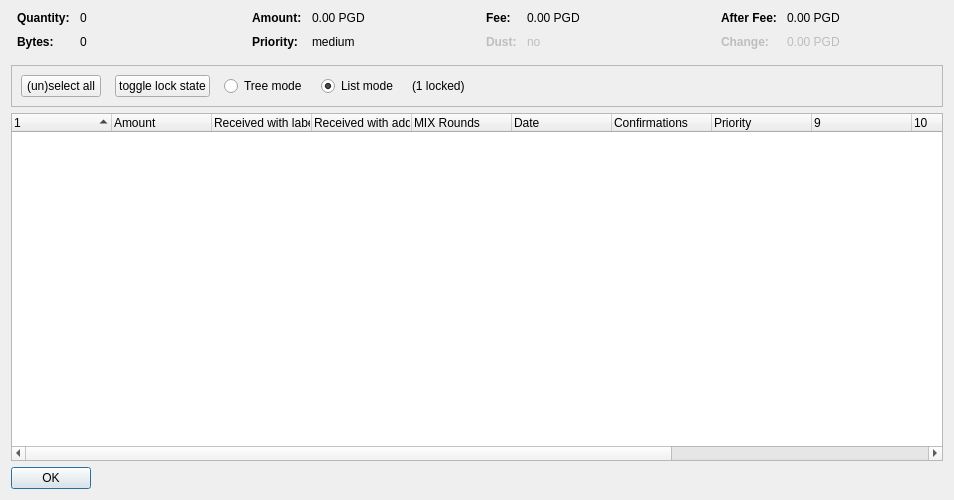
<?xml version="1.0" encoding="UTF-8"?>
<ui version="4.0">
 <class>CoinControlDialog</class>
 <widget class="QDialog" name="CoinControlDialog">
  <property name="geometry">
   <rect>
    <x>0</x>
    <y>0</y>
    <width>954</width>
    <height>500</height>
   </rect>
  </property>
  <property name="windowTitle">
   <string>Coin Selection</string>
  </property>
  <layout class="QVBoxLayout" name="verticalLayout">
   <item>
    <layout class="QHBoxLayout" name="horizontalLayoutTop" stretch="0,0,0,0">
     <property name="topMargin">
      <number>0</number>
     </property>
     <property name="bottomMargin">
      <number>10</number>
     </property>
     <item>
      <layout class="QFormLayout" name="formLayoutCoinControl1">
       <property name="horizontalSpacing">
        <number>10</number>
       </property>
       <property name="verticalSpacing">
        <number>10</number>
       </property>
       <property name="leftMargin">
        <number>6</number>
       </property>
       <property name="rightMargin">
        <number>6</number>
       </property>
       <item row="0" column="0">
        <widget class="QLabel" name="labelCoinControlQuantityText">
         <property name="font">
          <font>
           <weight>75</weight>
           <bold>true</bold>
          </font>
         </property>
         <property name="text">
          <string>Quantity:</string>
         </property>
        </widget>
       </item>
       <item row="0" column="1">
        <widget class="QLabel" name="labelCoinControlQuantity">
         <property name="cursor">
          <cursorShape>IBeamCursor</cursorShape>
         </property>
         <property name="contextMenuPolicy">
          <enum>Qt::ActionsContextMenu</enum>
         </property>
         <property name="text">
          <string notr="true">0</string>
         </property>
         <property name="textInteractionFlags">
          <set>Qt::LinksAccessibleByMouse|Qt::TextSelectableByKeyboard|Qt::TextSelectableByMouse</set>
         </property>
        </widget>
       </item>
       <item row="1" column="0">
        <widget class="QLabel" name="labelCoinControlBytesText">
         <property name="font">
          <font>
           <weight>75</weight>
           <bold>true</bold>
          </font>
         </property>
         <property name="text">
          <string>Bytes:</string>
         </property>
        </widget>
       </item>
       <item row="1" column="1">
        <widget class="QLabel" name="labelCoinControlBytes">
         <property name="cursor">
          <cursorShape>IBeamCursor</cursorShape>
         </property>
         <property name="contextMenuPolicy">
          <enum>Qt::ActionsContextMenu</enum>
         </property>
         <property name="text">
          <string notr="true">0</string>
         </property>
         <property name="textInteractionFlags">
          <set>Qt::LinksAccessibleByMouse|Qt::TextSelectableByKeyboard|Qt::TextSelectableByMouse</set>
         </property>
        </widget>
       </item>
      </layout>
     </item>
     <item>
      <layout class="QFormLayout" name="formLayoutCoinControl2">
       <property name="horizontalSpacing">
        <number>10</number>
       </property>
       <property name="verticalSpacing">
        <number>10</number>
       </property>
       <property name="leftMargin">
        <number>6</number>
       </property>
       <property name="rightMargin">
        <number>6</number>
       </property>
       <item row="0" column="0">
        <widget class="QLabel" name="labelCoinControlAmountText">
         <property name="font">
          <font>
           <weight>75</weight>
           <bold>true</bold>
          </font>
         </property>
         <property name="text">
          <string>Amount:</string>
         </property>
        </widget>
       </item>
       <item row="0" column="1">
        <widget class="QLabel" name="labelCoinControlAmount">
         <property name="cursor">
          <cursorShape>IBeamCursor</cursorShape>
         </property>
         <property name="contextMenuPolicy">
          <enum>Qt::ActionsContextMenu</enum>
         </property>
         <property name="text">
          <string notr="true">0.00 PGD</string>
         </property>
         <property name="textInteractionFlags">
          <set>Qt::LinksAccessibleByMouse|Qt::TextSelectableByKeyboard|Qt::TextSelectableByMouse</set>
         </property>
        </widget>
       </item>
       <item row="1" column="0">
        <widget class="QLabel" name="labelCoinControlPriorityText">
         <property name="font">
          <font>
           <weight>75</weight>
           <bold>true</bold>
          </font>
         </property>
         <property name="text">
          <string>Priority:</string>
         </property>
        </widget>
       </item>
       <item row="1" column="1">
        <widget class="QLabel" name="labelCoinControlPriority">
         <property name="cursor">
          <cursorShape>IBeamCursor</cursorShape>
         </property>
         <property name="contextMenuPolicy">
          <enum>Qt::ActionsContextMenu</enum>
         </property>
         <property name="text">
          <string>medium</string>
         </property>
         <property name="textInteractionFlags">
          <set>Qt::LinksAccessibleByMouse|Qt::TextSelectableByKeyboard|Qt::TextSelectableByMouse</set>
         </property>
        </widget>
       </item>
      </layout>
     </item>
     <item>
      <layout class="QFormLayout" name="formLayoutCoinControl3">
       <property name="horizontalSpacing">
        <number>10</number>
       </property>
       <property name="verticalSpacing">
        <number>10</number>
       </property>
       <property name="leftMargin">
        <number>6</number>
       </property>
       <property name="rightMargin">
        <number>6</number>
       </property>
       <item row="0" column="0">
        <widget class="QLabel" name="labelCoinControlFeeText">
         <property name="font">
          <font>
           <weight>75</weight>
           <bold>true</bold>
          </font>
         </property>
         <property name="text">
          <string>Fee:</string>
         </property>
        </widget>
       </item>
       <item row="0" column="1">
        <widget class="QLabel" name="labelCoinControlFee">
         <property name="cursor">
          <cursorShape>IBeamCursor</cursorShape>
         </property>
         <property name="contextMenuPolicy">
          <enum>Qt::ActionsContextMenu</enum>
         </property>
         <property name="text">
          <string notr="true">0.00 PGD</string>
         </property>
         <property name="textInteractionFlags">
          <set>Qt::LinksAccessibleByMouse|Qt::TextSelectableByKeyboard|Qt::TextSelectableByMouse</set>
         </property>
        </widget>
       </item>
       <item row="1" column="0">
        <widget class="QLabel" name="labelCoinControlLowOutputText">
         <property name="enabled">
          <bool>false</bool>
         </property>
         <property name="font">
          <font>
           <weight>75</weight>
           <bold>true</bold>
          </font>
         </property>
         <property name="text">
          <string>Dust:</string>
         </property>
        </widget>
       </item>
       <item row="1" column="1">
        <widget class="QLabel" name="labelCoinControlLowOutput">
         <property name="enabled">
          <bool>false</bool>
         </property>
         <property name="cursor">
          <cursorShape>IBeamCursor</cursorShape>
         </property>
         <property name="contextMenuPolicy">
          <enum>Qt::ActionsContextMenu</enum>
         </property>
         <property name="text">
          <string>no</string>
         </property>
         <property name="textInteractionFlags">
          <set>Qt::LinksAccessibleByMouse|Qt::TextSelectableByKeyboard|Qt::TextSelectableByMouse</set>
         </property>
        </widget>
       </item>
      </layout>
     </item>
     <item>
      <layout class="QFormLayout" name="formLayoutCoinControl4">
       <property name="horizontalSpacing">
        <number>10</number>
       </property>
       <property name="verticalSpacing">
        <number>10</number>
       </property>
       <property name="leftMargin">
        <number>6</number>
       </property>
       <property name="rightMargin">
        <number>6</number>
       </property>
       <item row="0" column="0">
        <widget class="QLabel" name="labelCoinControlAfterFeeText">
         <property name="font">
          <font>
           <weight>75</weight>
           <bold>true</bold>
          </font>
         </property>
         <property name="text">
          <string>After Fee:</string>
         </property>
        </widget>
       </item>
       <item row="0" column="1">
        <widget class="QLabel" name="labelCoinControlAfterFee">
         <property name="cursor">
          <cursorShape>IBeamCursor</cursorShape>
         </property>
         <property name="contextMenuPolicy">
          <enum>Qt::ActionsContextMenu</enum>
         </property>
         <property name="text">
          <string notr="true">0.00 PGD</string>
         </property>
         <property name="textInteractionFlags">
          <set>Qt::LinksAccessibleByMouse|Qt::TextSelectableByKeyboard|Qt::TextSelectableByMouse</set>
         </property>
        </widget>
       </item>
       <item row="1" column="0">
        <widget class="QLabel" name="labelCoinControlChangeText">
         <property name="enabled">
          <bool>false</bool>
         </property>
         <property name="font">
          <font>
           <weight>75</weight>
           <bold>true</bold>
          </font>
         </property>
         <property name="text">
          <string>Change:</string>
         </property>
        </widget>
       </item>
       <item row="1" column="1">
        <widget class="QLabel" name="labelCoinControlChange">
         <property name="enabled">
          <bool>false</bool>
         </property>
         <property name="cursor">
          <cursorShape>IBeamCursor</cursorShape>
         </property>
         <property name="contextMenuPolicy">
          <enum>Qt::ActionsContextMenu</enum>
         </property>
         <property name="text">
          <string notr="true">0.00 PGD</string>
         </property>
         <property name="textInteractionFlags">
          <set>Qt::LinksAccessibleByMouse|Qt::TextSelectableByKeyboard|Qt::TextSelectableByMouse</set>
         </property>
        </widget>
       </item>
      </layout>
     </item>
    </layout>
   </item>
   <item>
    <widget class="QFrame" name="frame">
     <property name="minimumSize">
      <size>
       <width>0</width>
       <height>40</height>
      </size>
     </property>
     <property name="frameShape">
      <enum>QFrame::StyledPanel</enum>
     </property>
     <property name="frameShadow">
      <enum>QFrame::Sunken</enum>
     </property>
     <layout class="QHBoxLayout" name="horizontalLayout">
      <item>
       <layout class="QHBoxLayout" name="horizontalLayoutPanel" stretch="0,0,0,0,0,0">
        <property name="spacing">
         <number>14</number>
        </property>
        <item>
         <widget class="QPushButton" name="pushButtonSelectAll">
          <property name="sizePolicy">
           <sizepolicy hsizetype="Maximum" vsizetype="Fixed">
            <horstretch>0</horstretch>
            <verstretch>0</verstretch>
           </sizepolicy>
          </property>
          <property name="text">
           <string>(un)select all</string>
          </property>
          <property name="autoDefault">
           <bool>false</bool>
          </property>
         </widget>
        </item>
        <item>
         <widget class="QPushButton" name="pushButtonToggleLock">
          <property name="sizePolicy">
           <sizepolicy hsizetype="Maximum" vsizetype="Fixed">
            <horstretch>0</horstretch>
            <verstretch>0</verstretch>
           </sizepolicy>
          </property>
          <property name="text">
           <string>toggle lock state</string>
          </property>
          <property name="autoDefault">
           <bool>false</bool>
          </property>
         </widget>
        </item>
        <item>
         <widget class="QRadioButton" name="radioTreeMode">
          <property name="sizePolicy">
           <sizepolicy hsizetype="Maximum" vsizetype="Fixed">
            <horstretch>0</horstretch>
            <verstretch>0</verstretch>
           </sizepolicy>
          </property>
          <property name="text">
           <string>Tree mode</string>
          </property>
         </widget>
        </item>
        <item>
         <widget class="QRadioButton" name="radioListMode">
          <property name="sizePolicy">
           <sizepolicy hsizetype="Maximum" vsizetype="Fixed">
            <horstretch>0</horstretch>
            <verstretch>0</verstretch>
           </sizepolicy>
          </property>
          <property name="text">
           <string>List mode</string>
          </property>
          <property name="checked">
           <bool>true</bool>
          </property>
         </widget>
        </item>
        <item>
         <widget class="QLabel" name="labelLocked">
          <property name="text">
           <string>(1 locked)</string>
          </property>
         </widget>
        </item>
        <item>
         <spacer name="horizontalSpacer">
          <property name="orientation">
           <enum>Qt::Horizontal</enum>
          </property>
          <property name="sizeHint" stdset="0">
           <size>
            <width>40</width>
            <height>20</height>
           </size>
          </property>
         </spacer>
        </item>
       </layout>
      </item>
     </layout>
    </widget>
   </item>
   <item>
    <widget class="CoinControlTreeWidget" name="treeWidget">
     <property name="contextMenuPolicy">
      <enum>Qt::CustomContextMenu</enum>
     </property>
     <property name="sortingEnabled">
      <bool>false</bool>
     </property>
     <property name="columnCount">
      <number>13</number>
     </property>
     <attribute name="headerShowSortIndicator" stdset="0">
      <bool>true</bool>
     </attribute>
     <attribute name="headerStretchLastSection">
      <bool>false</bool>
     </attribute>
     <column>
      <property name="text">
       <string/>
      </property>
     </column>
     <column>
      <property name="text">
       <string>Amount</string>
      </property>
     </column>
     <column>
      <property name="text">
       <string>Received with label</string>
      </property>
     </column>
     <column>
      <property name="text">
       <string>Received with address</string>
      </property>
     </column>
     <column>
      <property name="text">
       <string>MIX Rounds</string>
      </property>
     </column>
     <column>
      <property name="text">
       <string>Date</string>
      </property>
     </column>
     <column>
      <property name="text">
       <string>Confirmations</string>
      </property>
      <property name="toolTip">
       <string>Confirmed</string>
      </property>
     </column>
     <column>
      <property name="text">
       <string>Priority</string>
      </property>
     </column>
     <column>
      <property name="text">
       <string/>
      </property>
     </column>
     <column>
      <property name="text">
       <string/>
      </property>
     </column>
     <column>
      <property name="text">
       <string/>
      </property>
     </column>
     <column>
      <property name="text">
       <string/>
      </property>
     </column>
     <column>
      <property name="text">
       <string/>
      </property>
     </column>
    </widget>
   </item>
   <item>
    <widget class="QDialogButtonBox" name="buttonBox">
     <property name="sizePolicy">
      <sizepolicy hsizetype="Maximum" vsizetype="Fixed">
       <horstretch>0</horstretch>
       <verstretch>0</verstretch>
      </sizepolicy>
     </property>
     <property name="orientation">
      <enum>Qt::Horizontal</enum>
     </property>
     <property name="standardButtons">
      <set>QDialogButtonBox::Ok</set>
     </property>
    </widget>
   </item>
  </layout>
 </widget>
 <customwidgets>
  <customwidget>
   <class>CoinControlTreeWidget</class>
   <extends>QTreeWidget</extends>
   <header>coincontroltreewidget.h</header>
  </customwidget>
 </customwidgets>
 <resources/>
 <connections/>
</ui>
